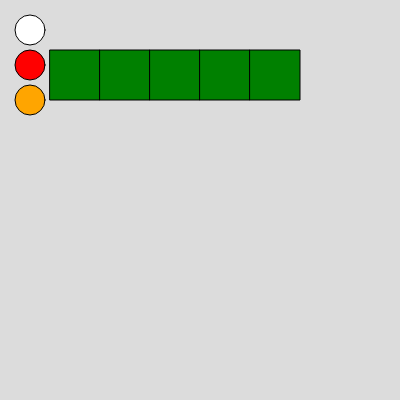
Frame 1 (no input)
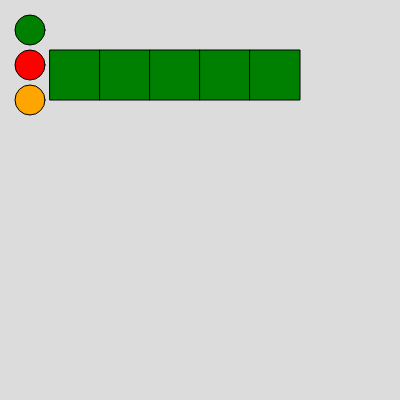
Frame 60 (no input)
Frame 120 (the mouse pressed at the canvas centre since frame 60): identical to frame 60, image omitted

The p5.js sketch that drew these frames (run headless with seeded random() and noise() and a simulated clock; from frame 60 on, the mouse is pressed at the canvas centre):

// p5.js sketch
// ── sketch.js
function setup() {
  createCanvas(400, 400);


  //  starter voorwaarden  updater
  for(let i = 0; i <= 100; i++){
    console.log(i)
  }


}


function draw() {
  background(220);

  for(let x = 0; x <= 2; x++){

    circle(30,30 + (35 * x),30)
    
    if( x == 0){
      fill("red")
    }else if(x == 1){
      fill("orange")
    }else if(x == 2) {
      fill("green")
    }
  
  
  }
  
let index = 0;
while (index < 5){
  rect(50 + (index * 50),50,50,50);
  index++
}

}
